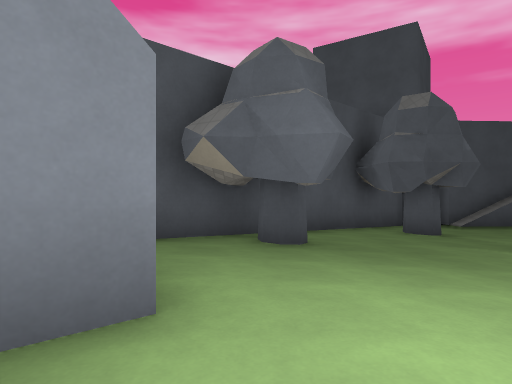
View 1 (above)

24 first-person views from a walk through a level from a Godot 3-D game. The camera is 1.2 m above the floor, looks level and sees 75° across. The floor is counted in squares, 2 m on a side. Each view is taken from the middle of a square. On the plan, view 1 faces up. The plan holds only what a view shows up to about 10 squares ahead; the rest is blank. The place goes on beyond the plan. Flat picture figures and markers are not drawn. Some surface patterns are stand-ins.

View 2
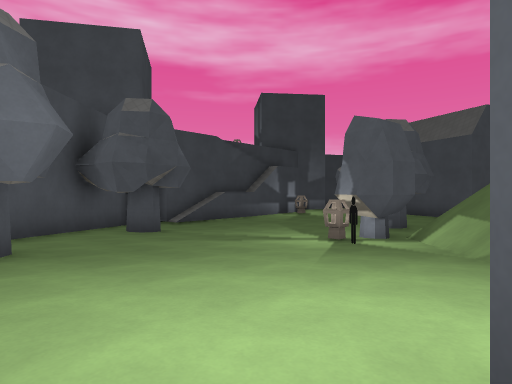

View 3
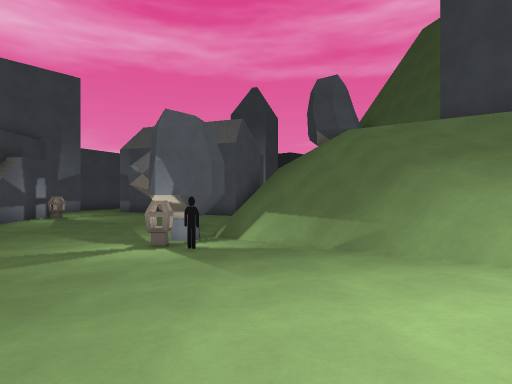

View 4
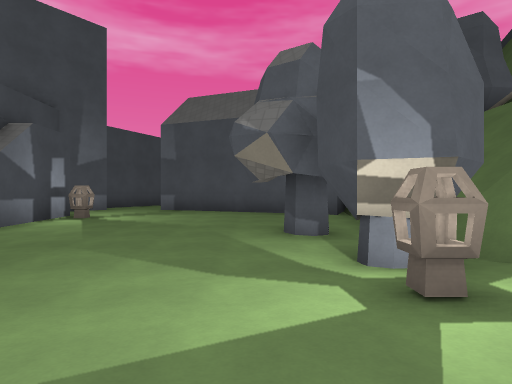

View 5
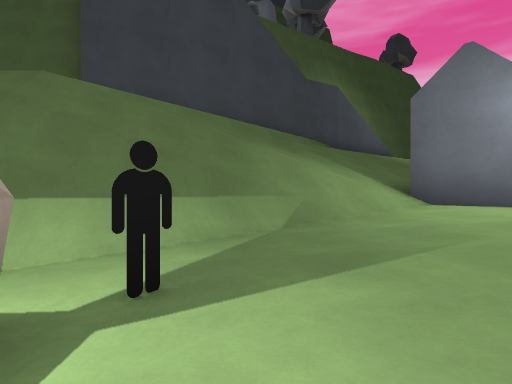

View 6
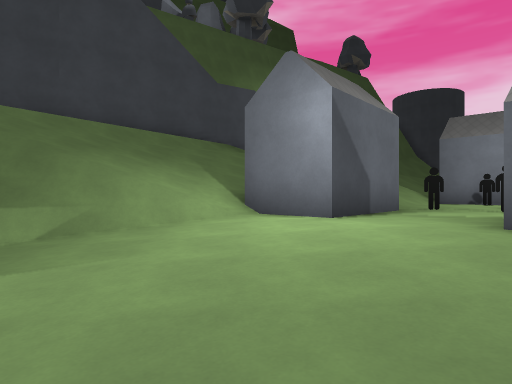

View 7
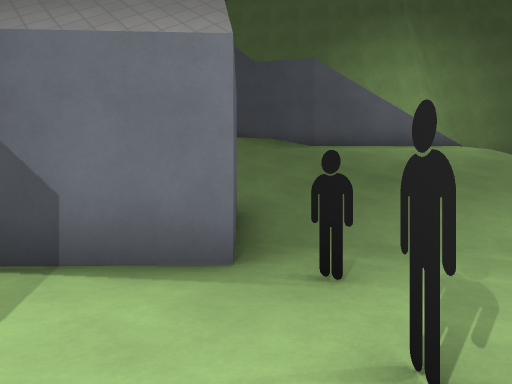

View 8
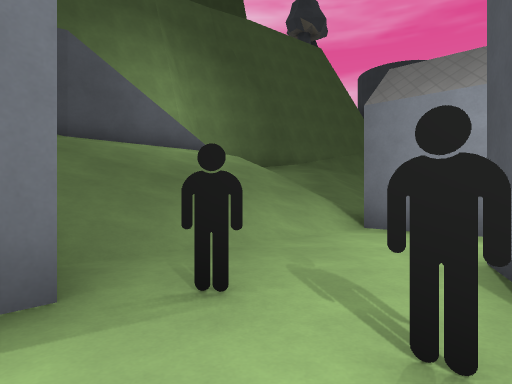

View 9
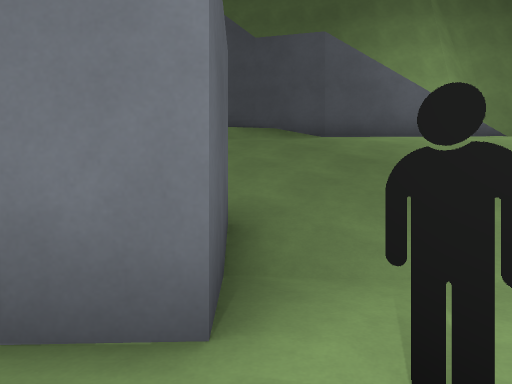

View 10
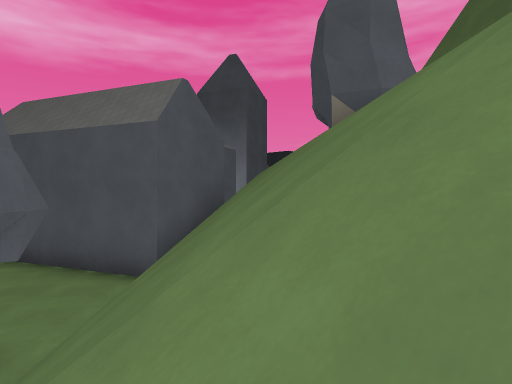

View 11
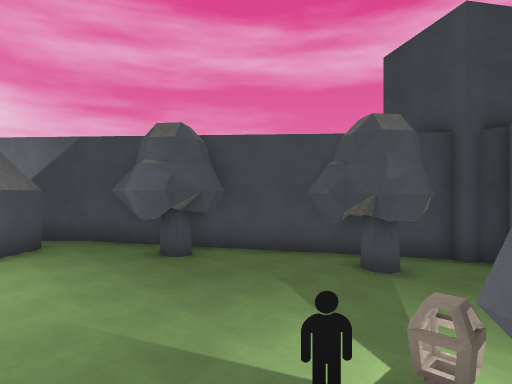

View 12
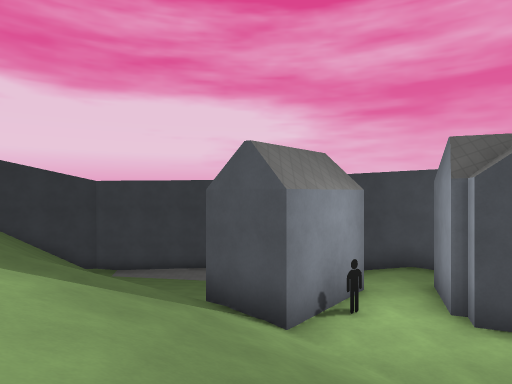

View 13
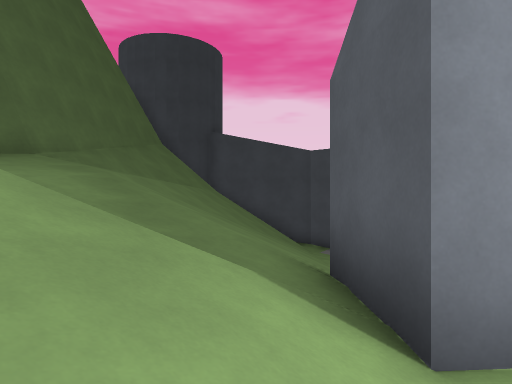

View 14
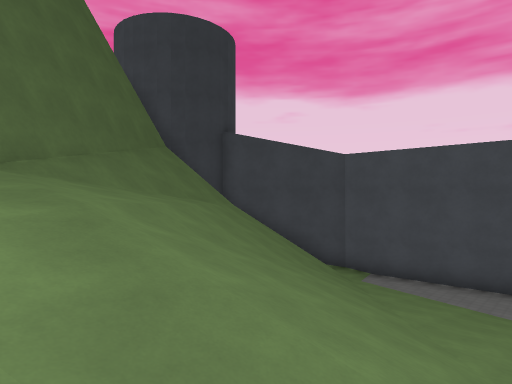

View 15
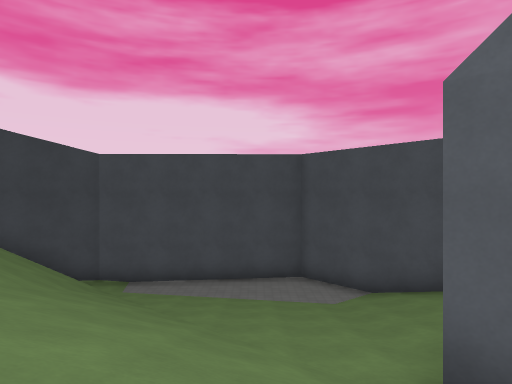

View 16
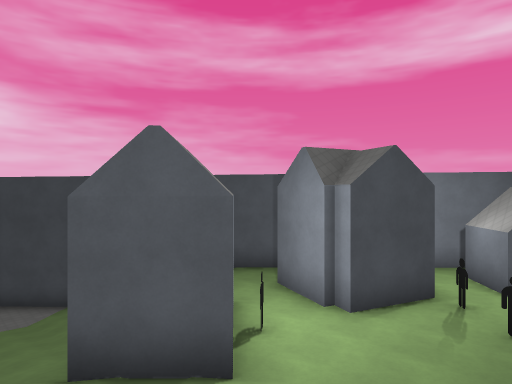

View 17
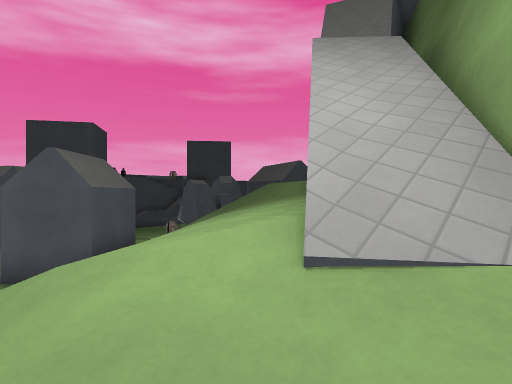

View 18
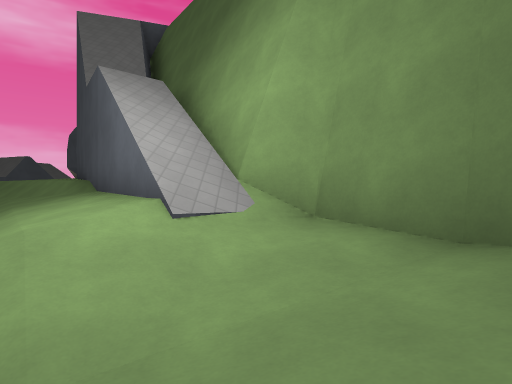

View 19
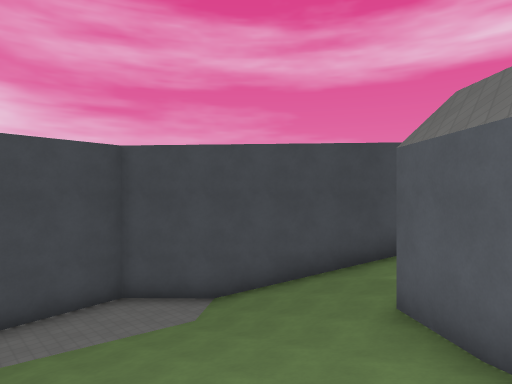

View 20
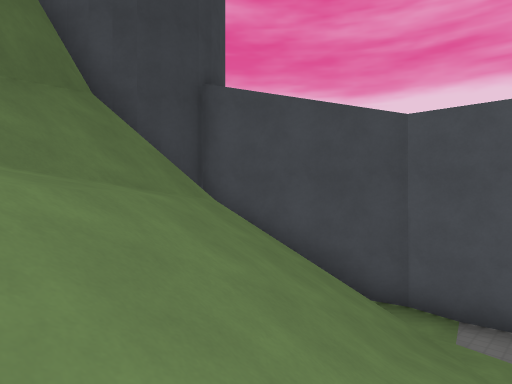

View 21
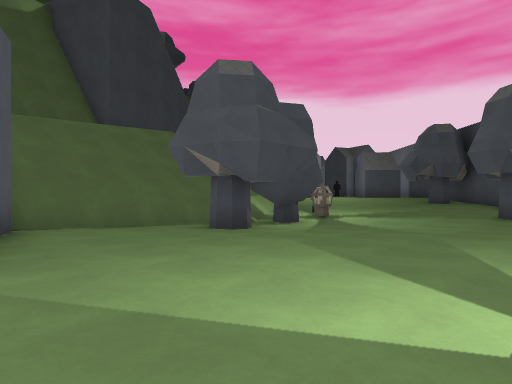

View 22
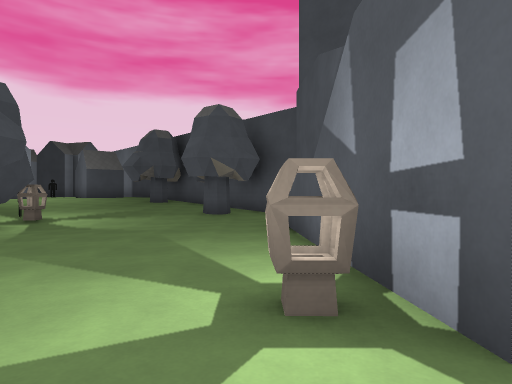

View 23
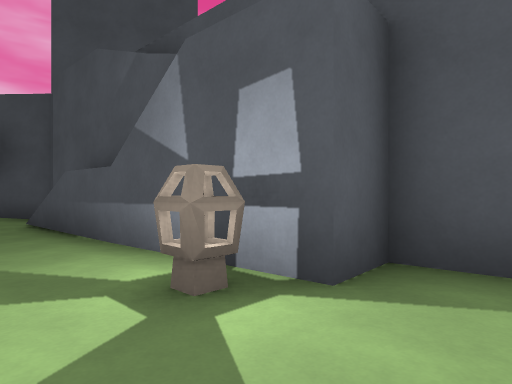

View 24
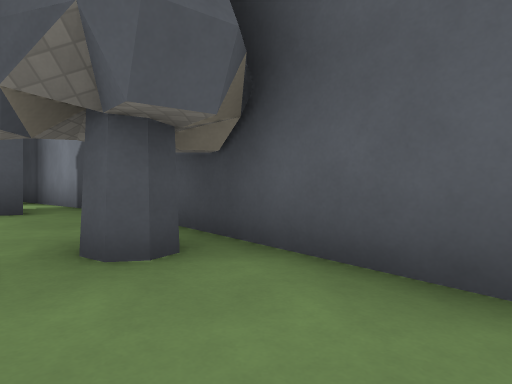

### Floor plan
Key: @ floor where view 1 was taken; # wall or solid block; . main floor; : floor 0.75 m higher than the main floor; - floor 0.75 m lower than the main floor; _ floor 1.75 m lower than the main floor; + floor 2.25 m higher than the main floor; * floor 3.25 m higher than the main floor; % floor 4 m higher than the main floor; & floor 4.75 m higher than the main floor; $ floor 8.75 m higher than the main floor; / step, stairs or slope; = window, fence, low wall or low ledge; v drop or lower ground; L lantern.
Columns run from 13 left of view 1 to 14 right of it. Each row starts with its distance up from view 1.
 11                  ###      ##
 10                 ##.#:+ =##/.
  9                ##........L..
  8               ##.#..........
  7              ##:............
  6             ##::............
  5            ###::...........#
  4           ##::#::..L##.#...#
  3           #::::::..###//..##
  2          ####:::::../////##v
  1          ####::::://////////
  0          #:::@#://///////&&
 -1      ######::###//////    ##
 -2     ##:###:####//////     ##
 -3    ##/:::::::#//////     #vv
 -4   ##///##:::///////&# #vvvvv
 -5  ##////##:///////////  vvv
 -6 ##_////###/////%//////
 -7 #__---.://////%#$ /vv/
 -8 #__---///////%///##v
 -9 #__--//////////##vv
-10 #__-//////**/##vv
-11 #_-//////*%*#vvv
-12 #-//////*/##vvv
-13 ## //////#v
-14  #/ ///##v
-15  ##/ /#vvv
-16   ####vvv
-17      #

Where each view was taken, in squares from view 1:
view 1: 0 up, 0 right, facing up
view 2: 0 up, 0 right, facing up-right
view 3: 2 up, 0 right, facing right
view 4: 5 up, 4 right, facing right
view 5: 5 up, 5 right, facing down
view 6: 5 up, 2 right, facing down
view 7: 0 up, 3 left, facing down-right
view 8: 0 up, 2 left, facing down
view 9: 1 down, 2 left, facing down-right
view 10: 1 up, 7 right, facing right
view 11: 1 up, 7 right, facing up-left
view 12: 6 down, 1 right, facing left
view 13: 5 down, 2 left, facing down-left
view 14: 7 down, 3 left, facing down-left
view 15: 8 down, 3 left, facing left
view 16: 8 down, 1 left, facing up-left
view 17: 10 down, 2 left, facing up-right
view 18: 10 down, 4 left, facing right
view 19: 10 down, 5 left, facing up-left
view 20: 10 down, 6 left, facing down-left
view 21: 9 up, 14 right, facing down-left
view 22: 9 up, 14 right, facing left
view 23: 8 up, 14 right, facing up-left
view 24: 6 up, 3 right, facing left
